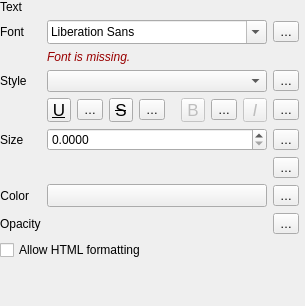
                    <widget class="QWidget" name="scrollAreaWidgetContents">
                     <property name="geometry">
                      <rect>
                       <x>0</x>
                       <y>0</y>
                       <width>305</width>
                       <height>306</height>
                      </rect>
                     </property>
                     <layout class="QVBoxLayout" name="verticalLayout_2" stretch="0,1">
                      <property name="leftMargin">
                       <number>0</number>
                      </property>
                      <property name="topMargin">
                       <number>0</number>
                      </property>
                      <property name="rightMargin">
                       <number>6</number>
                      </property>
                      <property name="bottomMargin">
                       <number>0</number>
                      </property>
                      <item>
                       <widget class="QFrame" name="mFontStyleGroupBox">
                        <property name="sizePolicy">
                         <sizepolicy hsizetype="Preferred" vsizetype="Maximum">
                          <horstretch>0</horstretch>
                          <verstretch>0</verstretch>
                         </sizepolicy>
                        </property>
                        <property name="maximumSize">
                         <size>
                          <width>16777215</width>
                          <height>16777215</height>
                         </size>
                        </property>
                        <layout class="QGridLayout" name="gridLayout_6">
                         <property name="leftMargin">
                          <number>0</number>
                         </property>
                         <property name="topMargin">
                          <number>0</number>
                         </property>
                         <property name="rightMargin">
                          <number>0</number>
                         </property>
                         <property name="bottomMargin">
                          <number>0</number>
                         </property>
                         <item row="8" column="2">
                          <widget class="QgsPropertyOverrideButton" name="mFontOpacityDDBtn">
                           <property name="text">
                            <string>…</string>
                           </property>
                          </widget>
                         </item>
                         <item row="5" column="0">
                          <widget class="QLabel" name="mFontSizeLabel">
                           <property name="sizePolicy">
                            <sizepolicy hsizetype="Maximum" vsizetype="Preferred">
                             <horstretch>0</horstretch>
                             <verstretch>0</verstretch>
                            </sizepolicy>
                           </property>
                           <property name="text">
                            <string>Size</string>
                           </property>
                          </widget>
                         </item>
                         <item row="5" column="2">
                          <widget class="QgsPropertyOverrideButton" name="mFontSizeDDBtn">
                           <property name="text">
                            <string>…</string>
                           </property>
                          </widget>
                         </item>
                         <item row="1" column="0">
                          <widget class="QLabel" name="mFontLabel">
                           <property name="sizePolicy">
                            <sizepolicy hsizetype="Preferred" vsizetype="Preferred">
                             <horstretch>0</horstretch>
                             <verstretch>0</verstretch>
                            </sizepolicy>
                           </property>
                           <property name="text">
                            <string>Font</string>
                           </property>
                           <property name="alignment">
                            <set>Qt::AlignmentFlag::AlignLeading|Qt::AlignmentFlag::AlignLeft|Qt::AlignmentFlag::AlignVCenter</set>
                           </property>
                          </widget>
                         </item>
                         <item row="2" column="1">
                          <widget class="QFrame" name="mFontFamilyFrame">
                           <layout class="QHBoxLayout" name="horizontalLayout_5">
                            <property name="leftMargin">
                             <number>0</number>
                            </property>
                            <property name="topMargin">
                             <number>0</number>
                            </property>
                            <property name="rightMargin">
                             <number>0</number>
                            </property>
                            <property name="bottomMargin">
                             <number>0</number>
                            </property>
                            <item>
                             <widget class="QLabel" name="mFontMissingLabel">
                              <property name="sizePolicy">
                               <sizepolicy hsizetype="Expanding" vsizetype="Preferred">
                                <horstretch>0</horstretch>
                                <verstretch>0</verstretch>
                               </sizepolicy>
                              </property>
                              <property name="styleSheet">
                               <string notr="true">color: #990000;
font-style: italic;</string>
                              </property>
                              <property name="text">
                               <string>Font is missing.</string>
                              </property>
                              <property name="alignment">
                               <set>Qt::AlignmentFlag::AlignLeading|Qt::AlignmentFlag::AlignLeft|Qt::AlignmentFlag::AlignVCenter</set>
                              </property>
                             </widget>
                            </item>
                           </layout>
                          </widget>
                         </item>
                         <item row="7" column="1">
                          <widget class="QgsColorButton" name="btnTextColor">
                           <property name="sizePolicy">
                            <sizepolicy hsizetype="Expanding" vsizetype="Fixed">
                             <horstretch>0</horstretch>
                             <verstretch>0</verstretch>
                            </sizepolicy>
                           </property>
                           <property name="maximumSize">
                            <size>
                             <width>16777215</width>
                             <height>16777215</height>
                            </size>
                           </property>
                          </widget>
                         </item>
                         <item row="4" column="1">
                          <layout class="QHBoxLayout" name="horizontalLayout_13">
                           <item>
                            <widget class="QToolButton" name="mFontUnderlineBtn">
                             <property name="enabled">
                              <bool>true</bool>
                             </property>
                             <property name="minimumSize">
                              <size>
                               <width>24</width>
                               <height>24</height>
                              </size>
                             </property>
                             <property name="maximumSize">
                              <size>
                               <width>24</width>
                               <height>24</height>
                              </size>
                             </property>
                             <property name="font">
                              <font>
                               <pointsize>13</pointsize>
                               <underline>true</underline>
                              </font>
                             </property>
                             <property name="toolTip">
                              <string>Underlined text</string>
                             </property>
                             <property name="text">
                              <string>U</string>
                             </property>
                             <property name="checkable">
                              <bool>true</bool>
                             </property>
                            </widget>
                           </item>
                           <item>
                            <widget class="QgsPropertyOverrideButton" name="mFontUnderlineDDBtn">
                             <property name="text">
                              <string>…</string>
                             </property>
                            </widget>
                           </item>
                           <item>
                            <widget class="QToolButton" name="mFontStrikethroughBtn">
                             <property name="enabled">
                              <bool>true</bool>
                             </property>
                             <property name="minimumSize">
                              <size>
                               <width>24</width>
                               <height>24</height>
                              </size>
                             </property>
                             <property name="maximumSize">
                              <size>
                               <width>24</width>
                               <height>24</height>
                              </size>
                             </property>
                             <property name="font">
                              <font>
                               <pointsize>13</pointsize>
                               <strikeout>true</strikeout>
                              </font>
                             </property>
                             <property name="toolTip">
                              <string>Strikeout text</string>
                             </property>
                             <property name="text">
                              <string>S</string>
                             </property>
                             <property name="checkable">
                              <bool>true</bool>
                             </property>
                            </widget>
                           </item>
                           <item>
                            <widget class="QgsPropertyOverrideButton" name="mFontStrikeoutDDBtn">
                             <property name="text">
                              <string>…</string>
                             </property>
                            </widget>
                           </item>
                           <item>
                            <spacer name="horizontalSpacer_11">
                             <property name="orientation">
                              <enum>Qt::Orientation::Horizontal</enum>
                             </property>
                             <property name="sizeHint" stdset="0">
                              <size>
                               <width>0</width>
                               <height>20</height>
                              </size>
                             </property>
                            </spacer>
                           </item>
                           <item>
                            <widget class="QToolButton" name="mFontBoldBtn">
                             <property name="enabled">
                              <bool>false</bool>
                             </property>
                             <property name="minimumSize">
                              <size>
                               <width>24</width>
                               <height>24</height>
                              </size>
                             </property>
                             <property name="maximumSize">
                              <size>
                               <width>24</width>
                               <height>24</height>
                              </size>
                             </property>
                             <property name="font">
                              <font>
                               <pointsize>13</pointsize>
                              </font>
                             </property>
                             <property name="toolTip">
                              <string>Bold text
(data defined only, overrides Style)</string>
                             </property>
                             <property name="text">
                              <string>B</string>
                             </property>
                             <property name="checkable">
                              <bool>true</bool>
                             </property>
                            </widget>
                           </item>
                           <item>
                            <widget class="QgsPropertyOverrideButton" name="mFontBoldDDBtn">
                             <property name="text">
                              <string>…</string>
                             </property>
                            </widget>
                           </item>
                           <item>
                            <widget class="QToolButton" name="mFontItalicBtn">
                             <property name="enabled">
                              <bool>false</bool>
                             </property>
                             <property name="minimumSize">
                              <size>
                               <width>24</width>
                               <height>24</height>
                              </size>
                             </property>
                             <property name="maximumSize">
                              <size>
                               <width>24</width>
                               <height>24</height>
                              </size>
                             </property>
                             <property name="font">
                              <font>
                               <pointsize>13</pointsize>
                               <italic>true</italic>
                              </font>
                             </property>
                             <property name="toolTip">
                              <string>Italic text
(data defined only, overrides Style)</string>
                             </property>
                             <property name="text">
                              <string>I</string>
                             </property>
                             <property name="checkable">
                              <bool>true</bool>
                             </property>
                            </widget>
                           </item>
                          </layout>
                         </item>
                         <item row="3" column="1">
                          <widget class="QComboBox" name="mFontStyleComboBox">
                           <property name="sizePolicy">
                            <sizepolicy hsizetype="Expanding" vsizetype="Fixed">
                             <horstretch>0</horstretch>
                             <verstretch>0</verstretch>
                            </sizepolicy>
                           </property>
                           <property name="minimumSize">
                            <size>
                             <width>0</width>
                             <height>0</height>
                            </size>
                           </property>
                           <property name="maximumSize">
                            <size>
                             <width>16777215</width>
                             <height>16777215</height>
                            </size>
                           </property>
                           <property name="toolTip">
                            <string>Available typeface styles</string>
                           </property>
                           <property name="sizeAdjustPolicy">
                            <enum>QComboBox::SizeAdjustPolicy::AdjustToContentsOnFirstShow</enum>
                           </property>
                          </widget>
                         </item>
                         <item row="8" column="0">
                          <widget class="QLabel" name="mFontTranspLabel">
                           <property name="enabled">
                            <bool>true</bool>
                           </property>
                           <property name="text">
                            <string>Opacity</string>
                           </property>
                          </widget>
                         </item>
                         <item row="1" column="2">
                          <widget class="QgsPropertyOverrideButton" name="mFontDDBtn">
                           <property name="text">
                            <string>…</string>
                           </property>
                          </widget>
                         </item>
                         <item row="13" column="1">
                          <widget class="QFrame" name="frame">
                           <property name="sizePolicy">
                            <sizepolicy hsizetype="Preferred" vsizetype="Maximum">
                             <horstretch>0</horstretch>
                             <verstretch>0</verstretch>
                            </sizepolicy>
                           </property>
                           <layout class="QHBoxLayout" name="horizontalLayout_23">
                            <property name="leftMargin">
                             <number>0</number>
                            </property>
                            <property name="topMargin">
                             <number>0</number>
                            </property>
                            <property name="rightMargin">
                             <number>0</number>
                            </property>
                            <property name="bottomMargin">
                             <number>0</number>
                            </property>
                           </layout>
                          </widget>
                         </item>
                         <item row="12" column="0" colspan="3">
                          <widget class="QCheckBox" name="mHtmlFormattingCheckBox">
                           <property name="toolTip">
                            <string>If enabled, a subset of HTML formatting tags can be used to style text</string>
                           </property>
                           <property name="text">
                            <string>Allow HTML formatting</string>
                           </property>
                          </widget>
                         </item>
                         <item row="3" column="2">
                          <widget class="QgsPropertyOverrideButton" name="mFontStyleDDBtn">
                           <property name="text">
                            <string>…</string>
                           </property>
                          </widget>
                         </item>
                         <item row="6" column="2">
                          <widget class="QgsPropertyOverrideButton" name="mFontUnitsDDBtn">
                           <property name="text">
                            <string>…</string>
                           </property>
                          </widget>
                         </item>
                         <item row="7" column="0">
                          <widget class="QLabel" name="mFontColorLabel">
                           <property name="sizePolicy">
                            <sizepolicy hsizetype="Maximum" vsizetype="Preferred">
                             <horstretch>0</horstretch>
                             <verstretch>0</verstretch>
                            </sizepolicy>
                           </property>
                           <property name="text">
                            <string>Color</string>
                           </property>
                           <property name="alignment">
                            <set>Qt::AlignmentFlag::AlignRight|Qt::AlignmentFlag::AlignTrailing|Qt::AlignmentFlag::AlignVCenter</set>
                           </property>
                          </widget>
                         </item>
                         <item row="0" column="0">
                          <widget class="QLabel" name="mFontLabel_2">
                           <property name="sizePolicy">
                            <sizepolicy hsizetype="Preferred" vsizetype="Preferred">
                             <horstretch>0</horstretch>
                             <verstretch>0</verstretch>
                            </sizepolicy>
                           </property>
                           <property name="text">
                            <string>Text</string>
                           </property>
                           <property name="alignment">
                            <set>Qt::AlignmentFlag::AlignLeading|Qt::AlignmentFlag::AlignLeft|Qt::AlignmentFlag::AlignVCenter</set>
                           </property>
                          </widget>
                         </item>
                         <item row="3" column="0">
                          <widget class="QLabel" name="mFontStyleLabel">
                           <property name="sizePolicy">
                            <sizepolicy hsizetype="Maximum" vsizetype="Preferred">
                             <horstretch>0</horstretch>
                             <verstretch>0</verstretch>
                            </sizepolicy>
                           </property>
                           <property name="text">
                            <string>Style</string>
                           </property>
                          </widget>
                         </item>
                         <item row="6" column="1">
                          <widget class="QgsUnitSelectionWidget" name="mFontSizeUnitWidget" native="true">
                           <property name="focusPolicy">
                            <enum>Qt::FocusPolicy::StrongFocus</enum>
                           </property>
                          </widget>
                         </item>
                         <item row="1" column="1">
                          <widget class="QFontComboBox" name="mFontFamilyCmbBx">
                           <property name="sizeAdjustPolicy">
                            <enum>QComboBox::SizeAdjustPolicy::AdjustToMinimumContentsLengthWithIcon</enum>
                           </property>
                           <property name="minimumContentsLength">
                            <number>8</number>
                           </property>
                          </widget>
                         </item>
                         <item row="7" column="2">
                          <widget class="QgsPropertyOverrideButton" name="mFontColorDDBtn">
                           <property name="text">
                            <string>…</string>
                           </property>
                          </widget>
                         </item>
                         <item row="5" column="1">
                          <widget class="QgsDoubleSpinBox" name="mFontSizeSpinBox">
                           <property name="sizePolicy">
                            <sizepolicy hsizetype="Expanding" vsizetype="Fixed">
                             <horstretch>0</horstretch>
                             <verstretch>0</verstretch>
                            </sizepolicy>
                           </property>
                           <property name="minimumSize">
                            <size>
                             <width>0</width>
                             <height>0</height>
                            </size>
                           </property>
                           <property name="decimals">
                            <number>4</number>
                           </property>
                           <property name="maximum">
                            <double>999999999.000000000000000</double>
                           </property>
                           <property name="showClearButton" stdset="0">
                            <bool>false</bool>
                           </property>
                          </widget>
                         </item>
                         <item row="8" column="1">
                          <widget class="QgsOpacityWidget" name="mTextOpacityWidget" native="true">
                           <property name="focusPolicy">
                            <enum>Qt::FocusPolicy::StrongFocus</enum>
                           </property>
                          </widget>
                         </item>
                         <item row="4" column="2">
                          <widget class="QgsPropertyOverrideButton" name="mFontItalicDDBtn">
                           <property name="text">
                            <string>…</string>
                           </property>
                          </widget>
                         </item>
                        </layout>
                       </widget>
                      </item>
                      <item>
                       <widget class="QgsStyleItemsListWidget" name="mTextFormatsListWidget" native="true"/>
                      </item>
                     </layout>
                    </widget>
